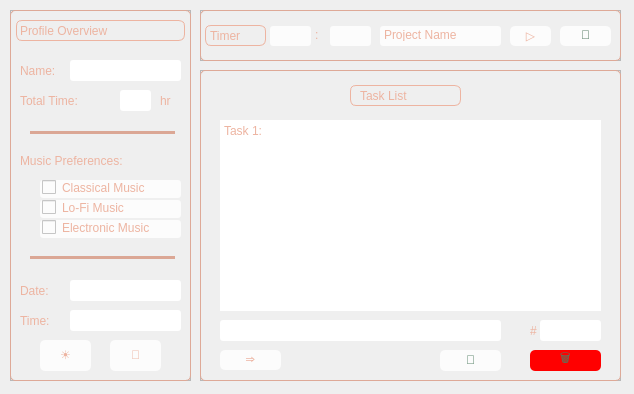
<?xml version="1.0" encoding="UTF-8"?>
<ui version="4.0">
 <class>MainWindow</class>
 <widget class="QMainWindow" name="MainWindow">
  <property name="geometry">
   <rect>
    <x>0</x>
    <y>0</y>
    <width>634</width>
    <height>394</height>
   </rect>
  </property>
  <property name="windowTitle">
   <string>MainWindow</string>
  </property>
  <widget class="QWidget" name="centralwidget">
   <widget class="QFrame" name="window">
    <property name="geometry">
     <rect>
      <x>-10</x>
      <y>-10</y>
      <width>671</width>
      <height>441</height>
     </rect>
    </property>
    <property name="maximumSize">
     <size>
      <width>671</width>
      <height>441</height>
     </size>
    </property>
    <property name="autoFillBackground">
     <bool>false</bool>
    </property>
    <property name="styleSheet">
     <string notr="true"/>
    </property>
    <property name="frameShape">
     <enum>QFrame::StyledPanel</enum>
    </property>
    <property name="frameShadow">
     <enum>QFrame::Raised</enum>
    </property>
    <widget class="QFrame" name="window_2">
     <property name="geometry">
      <rect>
       <x>20</x>
       <y>20</y>
       <width>181</width>
       <height>371</height>
      </rect>
     </property>
     <property name="styleSheet">
      <string notr="true">QFrame {
	
}</string>
     </property>
     <property name="frameShape">
      <enum>QFrame::StyledPanel</enum>
     </property>
     <property name="frameShadow">
      <enum>QFrame::Raised</enum>
     </property>
     <widget class="QFrame" name="frame_grip_2">
      <property name="geometry">
       <rect>
        <x>490</x>
        <y>270</y>
        <width>19</width>
        <height>19</height>
       </rect>
      </property>
      <property name="styleSheet">
       <string notr="true">QFrame {
border-radius: 10px;
}</string>
      </property>
      <property name="frameShape">
       <enum>QFrame::StyledPanel</enum>
      </property>
      <property name="frameShadow">
       <enum>QFrame::Raised</enum>
      </property>
     </widget>
     <widget class="QLabel" name="DNALabel">
      <property name="geometry">
       <rect>
        <x>10</x>
        <y>-10</y>
        <width>161</width>
        <height>61</height>
       </rect>
      </property>
      <property name="styleSheet">
       <string notr="true">QLabel {
	border-radius: 3px;
	color: #edb4a1;
	font: 25 13pt &quot;Cascadia Code Light&quot;;
border: 0px;
}</string>
      </property>
      <property name="text">
       <string>Profile Overview</string>
      </property>
     </widget>
     <widget class="QLabel" name="DNALabel_9">
      <property name="geometry">
       <rect>
        <x>10</x>
        <y>50</y>
        <width>51</width>
        <height>21</height>
       </rect>
      </property>
      <property name="styleSheet">
       <string notr="true">QLabel {
	border-radius: 3px;
	border: 0px;
	color: #edb4a1;
	font: 25 11pt &quot;Cascadia Code Light&quot;;
}</string>
      </property>
      <property name="text">
       <string>Name:</string>
      </property>
     </widget>
     <widget class="QLineEdit" name="name">
      <property name="geometry">
       <rect>
        <x>60</x>
        <y>50</y>
        <width>111</width>
        <height>21</height>
       </rect>
      </property>
      <property name="styleSheet">
       <string notr="true">QLineEdit {
	border-radius: 3px;
	border: 10px;
	color: #edb4a1;
	padding: 2px;
	padding-bottom: 5px;	
	
	font: 63 8pt &quot;Cascadia Code SemiBold&quot;;
}</string>
      </property>
      <property name="text">
       <string/>
      </property>
     </widget>
     <widget class="QLabel" name="DNALabel_10">
      <property name="geometry">
       <rect>
        <x>10</x>
        <y>80</y>
        <width>111</width>
        <height>21</height>
       </rect>
      </property>
      <property name="styleSheet">
       <string notr="true">QLabel {
	border-radius: 3px;
	color: #edb4a1;
	font: 25 11pt &quot;Cascadia Code Light&quot;;
border: 0px;
}</string>
      </property>
      <property name="text">
       <string>Total Time:</string>
      </property>
     </widget>
     <widget class="QLineEdit" name="total_time">
      <property name="geometry">
       <rect>
        <x>110</x>
        <y>80</y>
        <width>31</width>
        <height>21</height>
       </rect>
      </property>
      <property name="styleSheet">
       <string notr="true">QLineEdit {
	border-radius: 3px;
	color: #edb4a1;
	padding: 2px;
	padding-bottom: 5px;	
	font: 63 8pt &quot;Cascadia Code SemiBold&quot;;
}</string>
      </property>
      <property name="text">
       <string/>
      </property>
      <property name="readOnly">
       <bool>true</bool>
      </property>
     </widget>
     <widget class="QLabel" name="DNALabel_11">
      <property name="geometry">
       <rect>
        <x>150</x>
        <y>80</y>
        <width>21</width>
        <height>21</height>
       </rect>
      </property>
      <property name="styleSheet">
       <string notr="true">QLabel {
	border-radius: 3px;
	color: #edb4a1;
	font: 25 11pt &quot;Cascadia Code Light&quot;;
border: 0px;
}</string>
      </property>
      <property name="text">
       <string>hr</string>
      </property>
     </widget>
     <widget class="QLabel" name="DNALabel_13">
      <property name="geometry">
       <rect>
        <x>10</x>
        <y>140</y>
        <width>171</width>
        <height>21</height>
       </rect>
      </property>
      <property name="styleSheet">
       <string notr="true">QLabel {
	border-radius: 3px;
	border: 0px;
	color: #edb4a1;
	font: 25 11pt &quot;Cascadia Code Light&quot;;
}</string>
      </property>
      <property name="text">
       <string>Music Preferences:</string>
      </property>
     </widget>
     <widget class="QCheckBox" name="classic">
      <property name="geometry">
       <rect>
        <x>30</x>
        <y>170</y>
        <width>141</width>
        <height>18</height>
       </rect>
      </property>
      <property name="styleSheet">
       <string notr="true">border-radius: 3px;
	color: #edb4a1;
	padding: 2px;
background-color: rgb(252, 252, 252);
	padding-bottom: 5px;	
	font: 63 8pt &quot;Cascadia Code SemiBold&quot;;</string>
      </property>
      <property name="text">
       <string>Classical Music</string>
      </property>
      <property name="tristate">
       <bool>false</bool>
      </property>
     </widget>
     <widget class="QCheckBox" name="electronic">
      <property name="geometry">
       <rect>
        <x>30</x>
        <y>210</y>
        <width>141</width>
        <height>18</height>
       </rect>
      </property>
      <property name="styleSheet">
       <string notr="true">border-radius: 3px;
	color: #edb4a1;
	padding: 2px;
	padding-bottom: 5px;	
background-color: rgb(252, 252, 252);
	font: 63 8pt &quot;Cascadia Code SemiBold&quot;;</string>
      </property>
      <property name="text">
       <string>Electronic Music</string>
      </property>
     </widget>
     <widget class="QCheckBox" name="lofi">
      <property name="geometry">
       <rect>
        <x>30</x>
        <y>190</y>
        <width>141</width>
        <height>18</height>
       </rect>
      </property>
      <property name="styleSheet">
       <string notr="true">border-radius: 3px;
	color: #edb4a1;
	padding: 2px;
	padding-bottom: 5px;	
	font: 63 8pt &quot;Cascadia Code SemiBold&quot;;
background-color: rgb(252, 252, 252);</string>
      </property>
      <property name="text">
       <string>Lo-Fi Music</string>
      </property>
     </widget>
     <widget class="QLabel" name="DNALabel_14">
      <property name="geometry">
       <rect>
        <x>10</x>
        <y>270</y>
        <width>121</width>
        <height>21</height>
       </rect>
      </property>
      <property name="styleSheet">
       <string notr="true">QLabel {
	border-radius: 3px;
	color: #edb4a1;
	font: 25 11pt &quot;Cascadia Code Light&quot;;
border: 0px;
}</string>
      </property>
      <property name="text">
       <string>Date:</string>
      </property>
     </widget>
     <widget class="QLabel" name="DNALabel_15">
      <property name="geometry">
       <rect>
        <x>10</x>
        <y>300</y>
        <width>161</width>
        <height>21</height>
       </rect>
      </property>
      <property name="styleSheet">
       <string notr="true">QLabel {
	border-radius: 3px;
	color: #edb4a1;
	font: 25 11pt &quot;Cascadia Code Light&quot;;
border: 0px;
}</string>
      </property>
      <property name="text">
       <string>Time:</string>
      </property>
     </widget>
     <widget class="QPushButton" name="am_bt">
      <property name="geometry">
       <rect>
        <x>30</x>
        <y>330</y>
        <width>51</width>
        <height>31</height>
       </rect>
      </property>
      <property name="styleSheet">
       <string notr="true">QPushButton {
	border-radius: 5px;
	background-color: rgb(252, 252, 252);
	color: #edb4a1;
	font: 11pt &quot;Cascadia Code&quot;;
	padding-bottom: 2px;
}
QPushButton::hover{
background-color: rgb(240, 240, 240);}
QPushButton::disabled {
	color: rgb(108, 108, 108);
	background-color: rgb(163, 163, 163);
}</string>
      </property>
      <property name="text">
       <string>☀️</string>
      </property>
     </widget>
     <widget class="QPushButton" name="pm_bt">
      <property name="geometry">
       <rect>
        <x>100</x>
        <y>330</y>
        <width>51</width>
        <height>31</height>
       </rect>
      </property>
      <property name="styleSheet">
       <string notr="true">QPushButton {
	border-radius: 5px;
	color: #edb4a1;
	font: 11pt &quot;Cascadia Code&quot;;
	padding-bottom: 2px;
background-color: rgb(252, 252, 252);
}
QPushButton::hover{
background-color: rgb(240, 240, 240);}
QPushButton::disabled {
	color: rgb(108, 108, 108);
	background-color: rgb(163, 163, 163);
}</string>
      </property>
      <property name="text">
       <string>🌚</string>
      </property>
     </widget>
     <widget class="QLineEdit" name="date">
      <property name="geometry">
       <rect>
        <x>60</x>
        <y>270</y>
        <width>111</width>
        <height>21</height>
       </rect>
      </property>
      <property name="styleSheet">
       <string notr="true">QLineEdit {
	border-radius: 3px;
	color: #edb4a1;
	padding: 2px;
	padding-bottom: 5px;	
	
	font: 63 8pt &quot;Cascadia Code SemiBold&quot;;
}</string>
      </property>
      <property name="text">
       <string/>
      </property>
      <property name="readOnly">
       <bool>true</bool>
      </property>
     </widget>
     <widget class="QLineEdit" name="time_input">
      <property name="geometry">
       <rect>
        <x>60</x>
        <y>300</y>
        <width>111</width>
        <height>21</height>
       </rect>
      </property>
      <property name="styleSheet">
       <string notr="true">QLineEdit {
	border-radius: 3px;
	color: #edb4a1;
	padding: 2px;
	padding-bottom: 5px;	
	
	font: 63 8pt &quot;Cascadia Code SemiBold&quot;;
}</string>
      </property>
      <property name="text">
       <string/>
      </property>
      <property name="readOnly">
       <bool>true</bool>
      </property>
     </widget>
     <widget class="QLineEdit" name="border">
      <property name="geometry">
       <rect>
        <x>20</x>
        <y>121</y>
        <width>145</width>
        <height>3</height>
       </rect>
      </property>
      <property name="styleSheet">
       <string notr="true">QLineEdit {
	border-radius: 3px;
	border: 2px solid;
	border-top-color:  rgb(219, 167, 149);
	border-right-color:  rgb(219, 167, 149);
	border-left-color:  rgb(219, 167, 149);
border-bottom-color: rgb(219, 167, 149);
	
	font: 63 8pt &quot;Cascadia Code SemiBold&quot;;
}</string>
      </property>
      <property name="text">
       <string/>
      </property>
      <property name="dragEnabled">
       <bool>false</bool>
      </property>
      <property name="readOnly">
       <bool>true</bool>
      </property>
     </widget>
     <widget class="QLineEdit" name="border_2">
      <property name="geometry">
       <rect>
        <x>20</x>
        <y>246</y>
        <width>145</width>
        <height>3</height>
       </rect>
      </property>
      <property name="styleSheet">
       <string notr="true">
	border-radius: 3px;
	border: 2px solid;
	border-top-color:  rgb(219, 167, 149);
	border-right-color:  rgb(219, 167, 149);
	border-left-color:  rgb(219, 167, 149);
border-bottom-color: rgb(219, 167, 149);
</string>
      </property>
      <property name="text">
       <string/>
      </property>
      <property name="dragEnabled">
       <bool>false</bool>
      </property>
      <property name="readOnly">
       <bool>true</bool>
      </property>
     </widget>
     <widget class="QFrame" name="frame">
      <property name="geometry">
       <rect>
        <x>6</x>
        <y>10</y>
        <width>169</width>
        <height>21</height>
       </rect>
      </property>
      <property name="styleSheet">
       <string notr="true">QFrame {
border: 1px solid;
border-radius: 6px;
border-top-color: rgb(237, 180, 161);
border-right-color: rgb(237, 180, 161);
border-left-color: rgb(237, 180, 161);
border-bottom-color: rgb(237, 180, 161);
}</string>
      </property>
      <property name="frameShape">
       <enum>QFrame::StyledPanel</enum>
      </property>
      <property name="frameShadow">
       <enum>QFrame::Raised</enum>
      </property>
     </widget>
     <widget class="QFrame" name="window_5">
      <property name="geometry">
       <rect>
        <x>0</x>
        <y>0</y>
        <width>181</width>
        <height>371</height>
       </rect>
      </property>
      <property name="styleSheet">
       <string notr="true">QFrame {
	border: 1px solid;
	border-radius: 5px;
	border-bottom-color: rgb(222, 169, 151);
border-right-color: rgb(222, 169, 151);
border-left-color: rgb(222, 169, 151);
	border-top-color: rgb(222, 169, 151);
}</string>
      </property>
      <property name="frameShape">
       <enum>QFrame::StyledPanel</enum>
      </property>
      <property name="frameShadow">
       <enum>QFrame::Raised</enum>
      </property>
      <widget class="QFrame" name="frame_grip_4">
       <property name="geometry">
        <rect>
         <x>490</x>
         <y>270</y>
         <width>19</width>
         <height>19</height>
        </rect>
       </property>
       <property name="styleSheet">
        <string notr="true">QFrame {
border-radius: 10px;
}</string>
       </property>
       <property name="frameShape">
        <enum>QFrame::StyledPanel</enum>
       </property>
       <property name="frameShadow">
        <enum>QFrame::Raised</enum>
       </property>
      </widget>
     </widget>
     <zorder>window_5</zorder>
     <zorder>border</zorder>
     <zorder>frame_grip_2</zorder>
     <zorder>DNALabel</zorder>
     <zorder>DNALabel_9</zorder>
     <zorder>name</zorder>
     <zorder>DNALabel_10</zorder>
     <zorder>total_time</zorder>
     <zorder>DNALabel_11</zorder>
     <zorder>DNALabel_13</zorder>
     <zorder>classic</zorder>
     <zorder>electronic</zorder>
     <zorder>lofi</zorder>
     <zorder>DNALabel_14</zorder>
     <zorder>DNALabel_15</zorder>
     <zorder>am_bt</zorder>
     <zorder>pm_bt</zorder>
     <zorder>date</zorder>
     <zorder>time_input</zorder>
     <zorder>border_2</zorder>
     <zorder>frame</zorder>
    </widget>
    <widget class="QFrame" name="window_3">
     <property name="geometry">
      <rect>
       <x>210</x>
       <y>20</y>
       <width>421</width>
       <height>51</height>
      </rect>
     </property>
     <property name="styleSheet">
      <string notr="true"/>
     </property>
     <property name="frameShape">
      <enum>QFrame::StyledPanel</enum>
     </property>
     <property name="frameShadow">
      <enum>QFrame::Raised</enum>
     </property>
     <widget class="QFrame" name="frame_grip_3">
      <property name="geometry">
       <rect>
        <x>490</x>
        <y>270</y>
        <width>19</width>
        <height>19</height>
       </rect>
      </property>
      <property name="styleSheet">
       <string notr="true">QFrame {
border-radius: 10px;
}</string>
      </property>
      <property name="frameShape">
       <enum>QFrame::StyledPanel</enum>
      </property>
      <property name="frameShadow">
       <enum>QFrame::Raised</enum>
      </property>
     </widget>
     <widget class="QLineEdit" name="min">
      <property name="geometry">
       <rect>
        <x>70</x>
        <y>16</y>
        <width>41</width>
        <height>20</height>
       </rect>
      </property>
      <property name="styleSheet">
       <string notr="true">QLineEdit {
	border-radius: 3px;
	background-color: rgb(252, 252, 252);
	color: #edb4a1;
	padding: 2px;
	padding-bottom: 5px;	
	font: 63 8pt &quot;Cascadia Code SemiBold&quot;;
}</string>
      </property>
      <property name="text">
       <string/>
      </property>
     </widget>
     <widget class="QLabel" name="DNALabel_8">
      <property name="geometry">
       <rect>
        <x>10</x>
        <y>0</y>
        <width>51</width>
        <height>51</height>
       </rect>
      </property>
      <property name="styleSheet">
       <string notr="true">QLabel {
	border-radius: 3px;
	border: 0px;
	color: #edb4a1;
	font: 25 13pt &quot;Cascadia Code Light&quot;;
}</string>
      </property>
      <property name="text">
       <string>Timer</string>
      </property>
     </widget>
     <widget class="QPushButton" name="start_bt">
      <property name="geometry">
       <rect>
        <x>310</x>
        <y>16</y>
        <width>41</width>
        <height>20</height>
       </rect>
      </property>
      <property name="styleSheet">
       <string notr="true">QPushButton {
	border-radius: 5px;
	color: #edb4a1;
background-color: rgb(252, 252, 252);
	font: 11pt &quot;Cascadia Code&quot;;
	padding-bottom: 2px;
}
QPushButton::hover {
	color: rgb(203, 154, 138);
	background-color: rgb(240, 240, 240);
}
QPushButton::disabled {
	color: rgb(108, 108, 108);
	background-color: rgb(163, 163, 163);
}</string>
      </property>
      <property name="text">
       <string>▷</string>
      </property>
     </widget>
     <widget class="QPushButton" name="music_bt">
      <property name="geometry">
       <rect>
        <x>360</x>
        <y>16</y>
        <width>51</width>
        <height>20</height>
       </rect>
      </property>
      <property name="styleSheet">
       <string notr="true">QPushButton {
	border-radius: 5px;
	color: rgb(72, 112, 86);
background-color: rgb(252, 252, 252);
	font: 11pt &quot;Cascadia Code&quot;;
	padding-bottom: 2px;
}
QPushButton::hover {
	color: rgb(203, 154, 138);
	background-color: rgb(240, 240, 240);
}
QPushButton::disabled {
	color: rgb(108, 108, 108);
	background-color: rgb(163, 163, 163);
}</string>
      </property>
      <property name="text">
       <string>🎼</string>
      </property>
     </widget>
     <widget class="QLineEdit" name="project_name">
      <property name="geometry">
       <rect>
        <x>180</x>
        <y>16</y>
        <width>121</width>
        <height>20</height>
       </rect>
      </property>
      <property name="styleSheet">
       <string notr="true">QLineEdit {
	border-radius: 3px;
	background-color: rgb(252, 252, 252);
	color: #edb4a1;
	padding: 2px;
	padding-bottom: 5px;	
	font: 63 8pt &quot;Cascadia Code SemiBold&quot;;
}</string>
      </property>
      <property name="inputMask">
       <string/>
      </property>
      <property name="text">
       <string>Project Name</string>
      </property>
     </widget>
     <widget class="QLabel" name="DNALabel_12">
      <property name="geometry">
       <rect>
        <x>115</x>
        <y>9</y>
        <width>16</width>
        <height>31</height>
       </rect>
      </property>
      <property name="styleSheet">
       <string notr="true">QLabel {
	border-radius: 3px;
	color: #edb4a1;
	font: 25 11pt &quot;Cascadia Code Light&quot;;
border: 0px;
}</string>
      </property>
      <property name="text">
       <string>:</string>
      </property>
     </widget>
     <widget class="QLineEdit" name="sec">
      <property name="geometry">
       <rect>
        <x>130</x>
        <y>16</y>
        <width>41</width>
        <height>20</height>
       </rect>
      </property>
      <property name="styleSheet">
       <string notr="true">QLineEdit {
	border-radius: 3px;
	background-color: rgb(252, 252, 252);
	color: #edb4a1;
	padding: 2px;
	padding-bottom: 5px;	
	font: 63 8pt &quot;Cascadia Code SemiBold&quot;;
}</string>
      </property>
      <property name="text">
       <string/>
      </property>
     </widget>
     <widget class="QFrame" name="frame_3">
      <property name="geometry">
       <rect>
        <x>5</x>
        <y>15</y>
        <width>61</width>
        <height>21</height>
       </rect>
      </property>
      <property name="styleSheet">
       <string notr="true">QFrame {
border: 1px solid;
border-radius: 6px;
border-top-color: rgb(237, 180, 161);
border-right-color: rgb(237, 180, 161);
border-left-color: rgb(237, 180, 161);
border-bottom-color: rgb(237, 180, 161);
}</string>
      </property>
      <property name="frameShape">
       <enum>QFrame::StyledPanel</enum>
      </property>
      <property name="frameShadow">
       <enum>QFrame::Raised</enum>
      </property>
     </widget>
     <widget class="QFrame" name="window_7">
      <property name="geometry">
       <rect>
        <x>0</x>
        <y>0</y>
        <width>421</width>
        <height>51</height>
       </rect>
      </property>
      <property name="styleSheet">
       <string notr="true">QFrame {
	border: 1px solid;
	border-radius: 5px;
	border-bottom-color: rgb(222, 169, 151);
border-right-color: rgb(222, 169, 151);
border-left-color: rgb(222, 169, 151);
	border-top-color: rgb(222, 169, 151);
}</string>
      </property>
      <property name="frameShape">
       <enum>QFrame::StyledPanel</enum>
      </property>
      <property name="frameShadow">
       <enum>QFrame::Raised</enum>
      </property>
      <widget class="QFrame" name="frame_grip_7">
       <property name="geometry">
        <rect>
         <x>490</x>
         <y>270</y>
         <width>19</width>
         <height>19</height>
        </rect>
       </property>
       <property name="styleSheet">
        <string notr="true">QFrame {
border-radius: 10px;
}</string>
       </property>
       <property name="frameShape">
        <enum>QFrame::StyledPanel</enum>
       </property>
       <property name="frameShadow">
        <enum>QFrame::Raised</enum>
       </property>
      </widget>
     </widget>
     <zorder>window_7</zorder>
     <zorder>frame_grip_3</zorder>
     <zorder>min</zorder>
     <zorder>DNALabel_8</zorder>
     <zorder>start_bt</zorder>
     <zorder>music_bt</zorder>
     <zorder>project_name</zorder>
     <zorder>DNALabel_12</zorder>
     <zorder>sec</zorder>
     <zorder>frame_3</zorder>
    </widget>
    <widget class="QFrame" name="window_4">
     <property name="geometry">
      <rect>
       <x>210</x>
       <y>80</y>
       <width>421</width>
       <height>311</height>
      </rect>
     </property>
     <property name="styleSheet">
      <string notr="true"/>
     </property>
     <property name="frameShape">
      <enum>QFrame::StyledPanel</enum>
     </property>
     <property name="frameShadow">
      <enum>QFrame::Raised</enum>
     </property>
     <widget class="QFrame" name="frame_grip_5">
      <property name="geometry">
       <rect>
        <x>490</x>
        <y>270</y>
        <width>19</width>
        <height>19</height>
       </rect>
      </property>
      <property name="styleSheet">
       <string notr="true">QFrame {
border-radius: 10px;
}</string>
      </property>
      <property name="frameShape">
       <enum>QFrame::StyledPanel</enum>
      </property>
      <property name="frameShadow">
       <enum>QFrame::Raised</enum>
      </property>
     </widget>
     <widget class="QPushButton" name="enter">
      <property name="geometry">
       <rect>
        <x>20</x>
        <y>280</y>
        <width>61</width>
        <height>20</height>
       </rect>
      </property>
      <property name="styleSheet">
       <string notr="true">QPushButton {
	border-radius: 5px;
	color: #edb4a1;
	background-color: rgb(252, 252, 252);
	font: 11pt &quot;Cascadia Code&quot;;
	padding-bottom: 2px;
}
QPushButton::hover {
	color: rgb(203, 154, 138);
	background-color:  rgb(240, 240, 240);
}
QPushButton::disabled {
	color: rgb(108, 108, 108);
	background-color: rgb(163, 163, 163);
}</string>
      </property>
      <property name="text">
       <string>⇒</string>
      </property>
     </widget>
     <widget class="QPushButton" name="clear">
      <property name="geometry">
       <rect>
        <x>240</x>
        <y>280</y>
        <width>61</width>
        <height>21</height>
       </rect>
      </property>
      <property name="styleSheet">
       <string notr="true">QPushButton {
	border-radius: 5px;
	color: rgb(80, 125, 97);
	background-color: rgb(252, 252, 252);
	font: 11pt &quot;Cascadia Code&quot;;
	padding-bottom: 2px;
}
QPushButton::hover {
	background-color: rgb(240, 240, 240);
}</string>
      </property>
      <property name="text">
       <string>🧹</string>
      </property>
     </widget>
     <widget class="QLineEdit" name="task_name">
      <property name="geometry">
       <rect>
        <x>20</x>
        <y>250</y>
        <width>281</width>
        <height>21</height>
       </rect>
      </property>
      <property name="styleSheet">
       <string notr="true">QLineEdit {
	border-radius: 3px;
	color: #edb4a1;
	padding: 2px;
	padding-bottom: 5px;	
	font: 63 8pt &quot;Cascadia Code SemiBold&quot;;
}</string>
      </property>
      <property name="text">
       <string/>
      </property>
     </widget>
     <widget class="QLabel" name="DNALabel_6">
      <property name="geometry">
       <rect>
        <x>160</x>
        <y>0</y>
        <width>101</width>
        <height>51</height>
       </rect>
      </property>
      <property name="styleSheet">
       <string notr="true">QLabel {
	border-radius: 3px;
	color: #edb4a1;
	font: 25 13pt &quot;Cascadia Code Light&quot;;
border: 0px;
}</string>
      </property>
      <property name="text">
       <string>Task List</string>
      </property>
     </widget>
     <widget class="QLineEdit" name="task_num">
      <property name="geometry">
       <rect>
        <x>340</x>
        <y>250</y>
        <width>61</width>
        <height>21</height>
       </rect>
      </property>
      <property name="styleSheet">
       <string notr="true">QLineEdit {
	border-radius: 3px;
	color: #edb4a1;
	padding: 2px;
	padding-bottom: 5px;	
	font: 63 8pt &quot;Cascadia Code SemiBold&quot;;
}</string>
      </property>
      <property name="text">
       <string/>
      </property>
     </widget>
     <widget class="QLabel" name="DNALabel_7">
      <property name="geometry">
       <rect>
        <x>330</x>
        <y>250</y>
        <width>20</width>
        <height>21</height>
       </rect>
      </property>
      <property name="styleSheet">
       <string notr="true">QLabel {
	border-radius: 3px;
	color: #edb4a1;
	font: 25 11pt &quot;Cascadia Code Light&quot;;
border: 0px;
}</string>
      </property>
      <property name="text">
       <string>#</string>
      </property>
     </widget>
     <widget class="QPushButton" name="delete_bt">
      <property name="geometry">
       <rect>
        <x>330</x>
        <y>280</y>
        <width>71</width>
        <height>21</height>
       </rect>
      </property>
      <property name="styleSheet">
       <string notr="true">QPushButton {
	border-radius: 5px;
	color: rgb(80, 125, 97);
	background-color: rgb(255, 0, 0);
	font: 11pt &quot;Cascadia Code&quot;;
	padding-bottom: 2px;
}

QPushButton:hover{
	background-color: rgb(222, 0, 0);
}</string>
      </property>
      <property name="text">
       <string>🗑️</string>
      </property>
     </widget>
     <widget class="QPlainTextEdit" name="all_tasks">
      <property name="geometry">
       <rect>
        <x>20</x>
        <y>50</y>
        <width>381</width>
        <height>191</height>
       </rect>
      </property>
      <property name="styleSheet">
       <string notr="true">border: 0px solid;
border-color: none;
border-radius: 6px;
	color: #edb4a1;
	
	font: 63 8pt &quot;Cascadia Code SemiBold&quot;;</string>
      </property>
      <property name="readOnly">
       <bool>true</bool>
      </property>
      <property name="plainText">
       <string>Task 1:</string>
      </property>
     </widget>
     <widget class="QFrame" name="frame_2">
      <property name="geometry">
       <rect>
        <x>150</x>
        <y>15</y>
        <width>111</width>
        <height>21</height>
       </rect>
      </property>
      <property name="styleSheet">
       <string notr="true">QFrame {
border: 1px solid;
border-radius: 6px;
border-top-color: rgb(237, 180, 161);
border-right-color: rgb(237, 180, 161);
border-left-color: rgb(237, 180, 161);
border-bottom-color: rgb(237, 180, 161);
}</string>
      </property>
      <property name="frameShape">
       <enum>QFrame::StyledPanel</enum>
      </property>
      <property name="frameShadow">
       <enum>QFrame::Raised</enum>
      </property>
     </widget>
     <widget class="QFrame" name="window_6">
      <property name="geometry">
       <rect>
        <x>0</x>
        <y>0</y>
        <width>421</width>
        <height>311</height>
       </rect>
      </property>
      <property name="styleSheet">
       <string notr="true">QFrame {
	border: 1px solid;
	border-radius: 5px;
	border-bottom-color: rgb(222, 169, 151);
border-right-color: rgb(222, 169, 151);
border-left-color: rgb(222, 169, 151);
	border-top-color: rgb(222, 169, 151);
}</string>
      </property>
      <property name="frameShape">
       <enum>QFrame::StyledPanel</enum>
      </property>
      <property name="frameShadow">
       <enum>QFrame::Raised</enum>
      </property>
      <widget class="QFrame" name="frame_grip_6">
       <property name="geometry">
        <rect>
         <x>490</x>
         <y>270</y>
         <width>19</width>
         <height>19</height>
        </rect>
       </property>
       <property name="styleSheet">
        <string notr="true">QFrame {
border-radius: 10px;
}</string>
       </property>
       <property name="frameShape">
        <enum>QFrame::StyledPanel</enum>
       </property>
       <property name="frameShadow">
        <enum>QFrame::Raised</enum>
       </property>
      </widget>
     </widget>
     <zorder>window_6</zorder>
     <zorder>frame_2</zorder>
     <zorder>frame_grip_5</zorder>
     <zorder>enter</zorder>
     <zorder>clear</zorder>
     <zorder>task_name</zorder>
     <zorder>DNALabel_6</zorder>
     <zorder>DNALabel_7</zorder>
     <zorder>task_num</zorder>
     <zorder>delete_bt</zorder>
     <zorder>all_tasks</zorder>
    </widget>
   </widget>
  </widget>
 </widget>
 <resources/>
 <connections/>
</ui>
